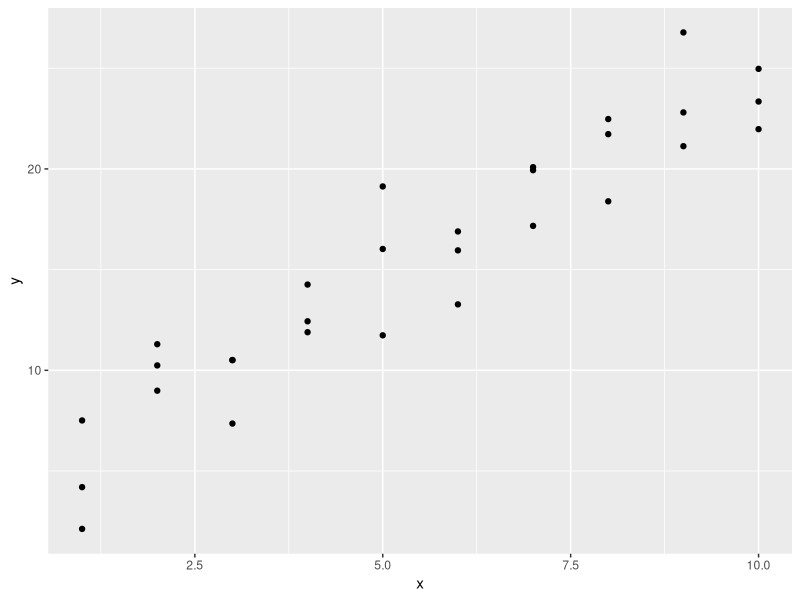
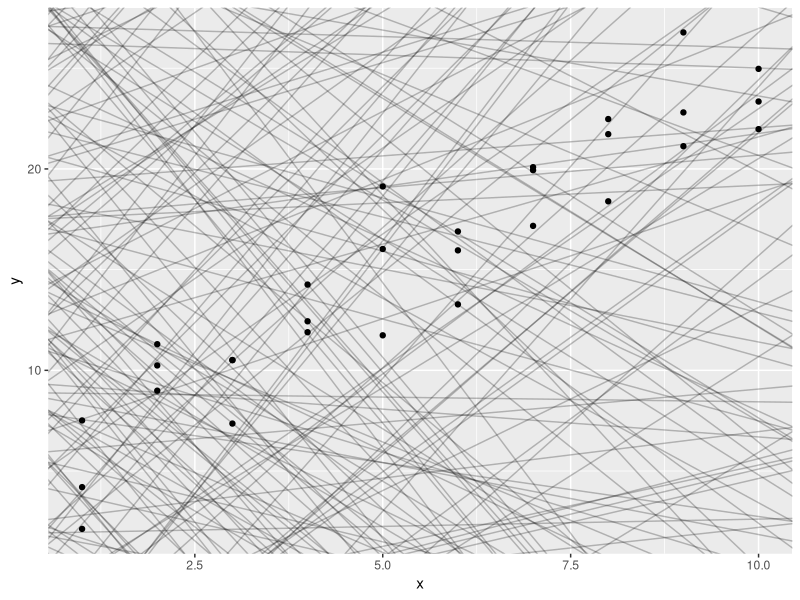
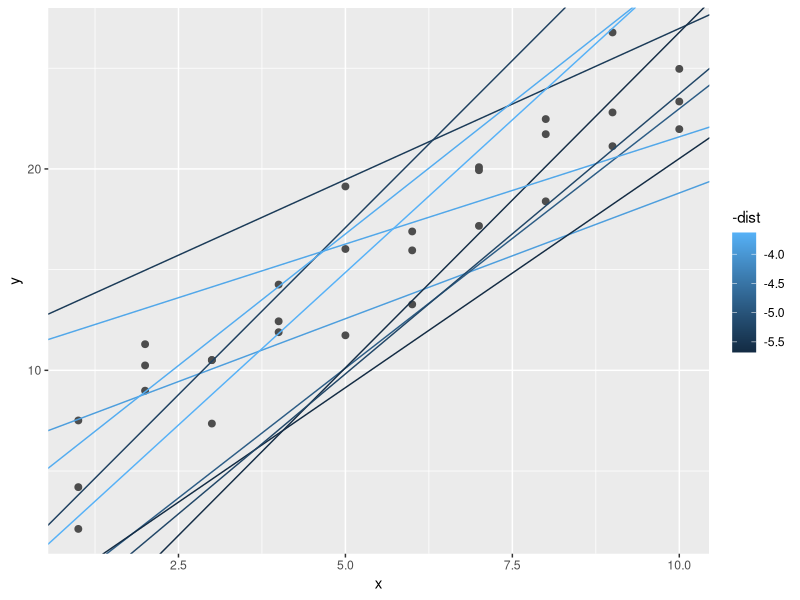
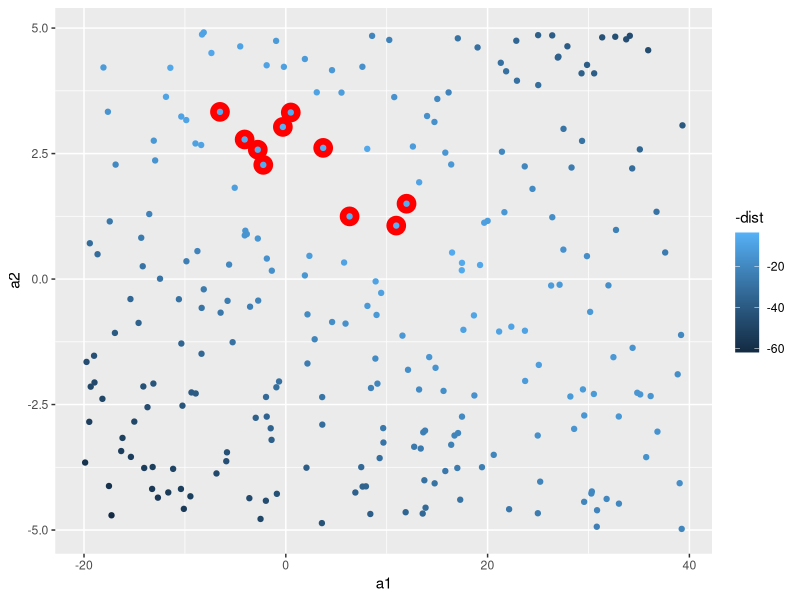

The R source for these figures, in order:
# Model Basics with modelr

#we are going to use models to partition data into patterns and residuals(residuals represent the difference between observed values and predicted values)
#source Google: Example: If a regression model predicts a student's test score to be 85, and the actual score is 90, the residual is 5. This indicates the model underestimated the score by 5 points.

#strong patterns will hide subtler trends.

# there are two parts to a model:

## 1. first rule is to define a group of models that helps you to capture a pattern (a straight line or a quadratic curve)
### expressing this as an equation will be: 
### y = a_1 * x + a_2 or
### y - a_1 * x ^ a_2
#### x and y are variables from data
#### a_1 and a_2 are parameters to capture patterns

## 2. after this, you will fit the right model from a family of models.

## George Box quote " All models are wrong, but some are useful."

"The goal of a model is not to uncover truth, but to discover a simple approximation that is still useful."

library(tidyverse)

library(modelr)
options(na.action = na.warn)

# A simple model

ggplot(sim1, aes(x, y)) +
  geom_point()

#> we can see a strong pattern in the data.
#> the relationship looks linear: y = a_0 + a_1 * x
#> we can start by using geom_abline() which takes a slope and intercept as parameters

models <- tibble(
  a1 = runif( 250, -20, 40),
  a2 = runif(250, -5, 5)
)

ggplot(sim1, aes(x, y)) +
  geom_abline(
    aes(intercept = a1, slope = a2),
    data = models, alpha = 1/4
  ) +
  geom_point()

#there are way too many models on this plot, we need to find one that is closer to the data.
#to do that, we need to find the distance between each point and the model.

#creating a function, will help us compute the distance.

model1 <- function(a, data) {
  a[1] + data$x * a[2]
}
model1(c(7, 1.5), sim1)

#next, we need to compute an overall distance betweem the predicted and actual values (for exp, we can use root-mean-squared deviation)

measure_distance <- function(mod, data) {
  diff <- data$y - model1(mod, data)
  sqrt(mean(diff ^ 2))
}

measure_distance(c(7, 1.5), sim1)

#we need a helper function.

sim1_dist <- function(a1, a2) {
  measure_distance(c(a1, a2), sim1)
}

models <- models %>% 
  mutate(dist = purrr::map2_dbl(a1, a2, sim1_dist))
models

#next, we can overlay the 10 best models (the way it is shown to us in the graph - brightest colour is the best(smallest distance)).

ggplot(sim1, aes(x, y)) +
  geom_point(size = 2, color = "grey30") +
  geom_abline(
    aes(intercept = a1, slope = a2, colour = -dist),
    data = filter(models, rank(dist) <= 10)
  )

#in the next scatterplot, the red circles are the best models.

ggplot(models, aes(a1, a2)) +
  geom_point(
    data = filter(models, rank(dist) <= 10),
    size = 6, colour = "red"
  ) +
  geom_point(aes(colour = -dist))
